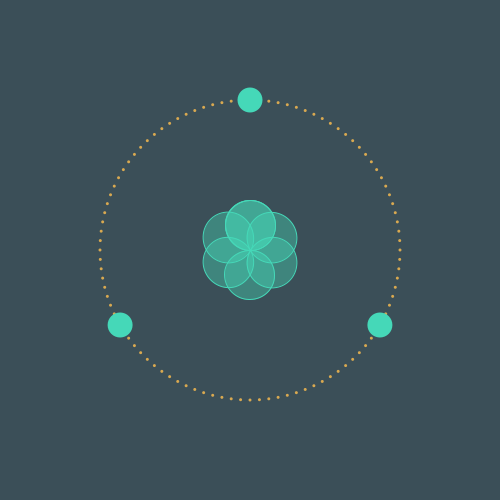
Frame 1 (no input)
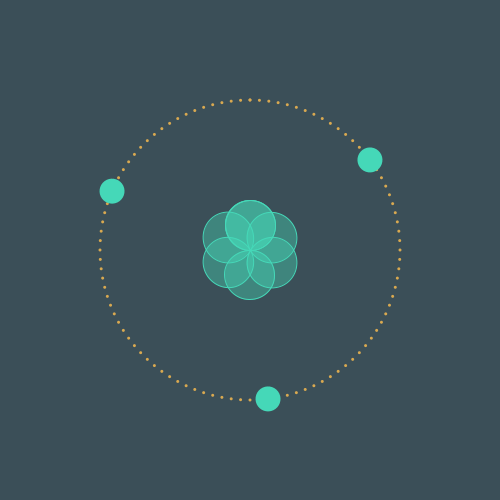
Frame 60 (the mouse pressed at the canvas centre just before this capture)
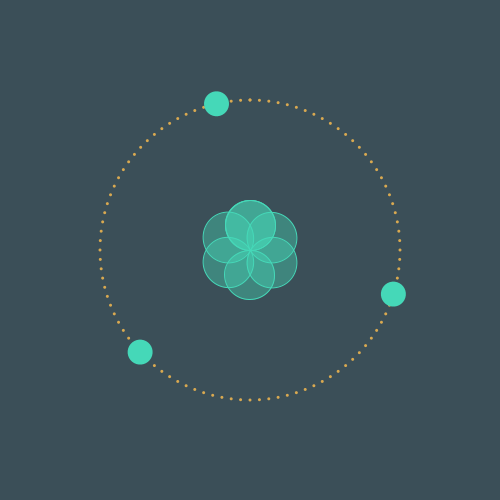
Frame 120 (the mouse held since frame 60 and released just before this capture)

The Processing sketch that drew these frames (run headless with seeded random() and noise(); from frame 60 on, the mouse is pressed at the canvas centre):

// Processing sketch: RotationPractice
// ── RotationPractice.pde
float angle = 0;
float r = 25; //radii of outer rotating circles
float rtwo = 3; //radii of golden circles
float n = 100; //number of golden circles

void setup() {
  size(500,500);
  background(59, 79, 88);
}

void draw() {
  background(59, 79, 88);
  noStroke();
  fill(69,216,184);
  
  
  pushMatrix();
  stroke(69,216,184);
  fill(69,216,184,100);
  translate(width/2,height/2);
  for (int i=0; i < 7; i++) {
    ellipse(0,-25,50,50);
    rotate(2*PI/6);
  }
  popMatrix();
  
  
  pushMatrix();
  noStroke();
  fill(217,169,80);
  translate(width/2,height/2);
  for (int i=0; i < n+1; i++) {
    ellipse(0,-150,rtwo,rtwo);
    rotate(2*PI/n);
  }
  popMatrix();
  
  
  pushMatrix();
  translate(width/2,height/2);
  rotate(angle-PI/2);
  fill(69,216,184,255);
  ellipse(150*cos(2*PI/3),150*sin(2*PI/3),r,r);
  ellipse(150*cos(4*PI/3),150*sin(4*PI/3),r,r);
  ellipse(150*cos(6*PI/3),150*sin(6*PI/3),r,r);
  angle = (.005*PI + angle)%(2*PI);
  println(150*cos(2*PI/3));
  popMatrix();
   
}
